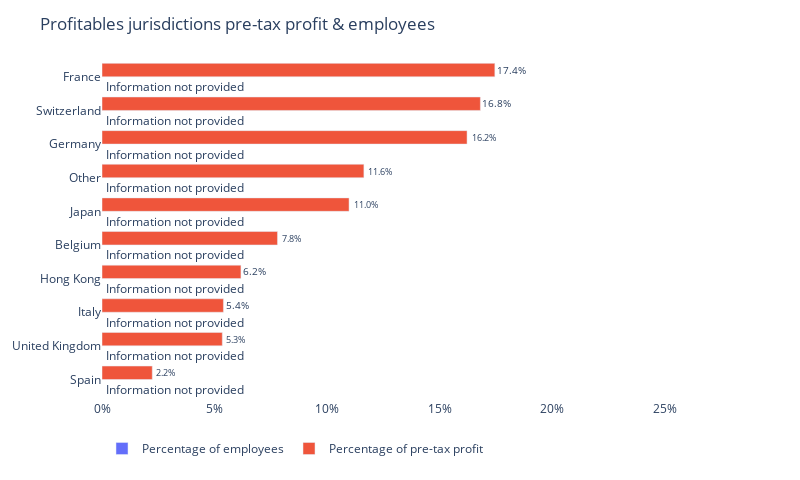

Here is the notebook cell this chart was saved with:
### Code cell
display_pretax_profit_and_employees_rank(df=df, company=company, year=year)

### Figure 1 — Plotly figure (JSON) as saved in the notebook; plotly's stock layout.template omitted (floating-point values rounded to 4 significant figures)
{"data": [{"alignmentgroup": "True", "hovertemplate": "variable=Percentage of employees<br>value=%{x}<br>jur_name=%{y}<extra></extra>", "legendgroup": "Percentage of employees", "marker": {"color": "#636efa", "pattern": {"shape": ""}}, "name": "Percentage of employees", "offsetgroup": "Percentage of employees", "orientation": "h", "showlegend": true, "textposition": ["none", "none", "none", "none", "none", "none", "none", "none", "none", "none"], "texttemplate": "%{x:.1%}", "type": "bar", "x": [null, null, null, null, null, null, null, null, null, null], "xaxis": "x", "y": ["Spain", "United Kingdom", "Italy", "Hong Kong", "Belgium", "Japan", "Other", "Germany", "Switzerland", "France"], "yaxis": "y"}, {"alignmentgroup": "True", "hovertemplate": "variable=Percentage of pre-tax profit<br>value=%{x}<br>jur_name=%{y}<extra></extra>", "legendgroup": "Percentage of pre-tax profit", "marker": {"color": "#EF553B", "pattern": {"shape": ""}}, "name": "Percentage of pre-tax profit", "offsetgroup": "Percentage of pre-tax profit", "orientation": "h", "showlegend": true, "textposition": ["outside", "outside", "outside", "outside", "outside", "outside", "outside", "outside", "outside", "outside"], "texttemplate": "%{x:.1%}", "type": "bar", "x": [0.02232, 0.05342, 0.05393, 0.06171, 0.07794, 0.1097, 0.1163, 0.1621, 0.168, 0.1745], "xaxis": "x", "y": ["Spain", "United Kingdom", "Italy", "Hong Kong", "Belgium", "Japan", "Other", "Germany", "Switzerland", "France"], "yaxis": "y"}], "layout": {"annotations": [{"font": {"size": 12}, "showarrow": false, "text": "Information not provided", "x": 0.001, "xanchor": "left", "y": 0, "yshift": -10}, {"font": {"size": 12}, "showarrow": false, "text": "Information not provided", "x": 0.001, "xanchor": "left", "y": 1, "yshift": -10}, {"font": {"size": 12}, "showarrow": false, "text": "Information not provided", "x": 0.001, "xanchor": "left", "y": 2, "yshift": -10}, {"font": {"size": 12}, "showarrow": false, "text": "Information not provided", "x": 0.001, "xanchor": "left", "y": 3, "yshift": -10}, {"font": {"size": 12}, "showarrow": false, "text": "Information not provided", "x": 0.001, "xanchor": "left", "y": 4, "yshift": -10}, {"font": {"size": 12}, "showarrow": false, "text": "Information not provided", "x": 0.001, "xanchor": "left", "y": 5, "yshift": -10}, {"font": {"size": 12}, "showarrow": false, "text": "Information not provided", "x": 0.001, "xanchor": "left", "y": 6, "yshift": -10}, {"font": {"size": 12}, "showarrow": false, "text": "Information not provided", "x": 0.001, "xanchor": "left", "y": 7, "yshift": -10}, {"font": {"size": 12}, "showarrow": false, "text": "Information not provided", "x": 0.001, "xanchor": "left", "y": 8, "yshift": -10}, {"font": {"size": 12}, "showarrow": false, "text": "Information not provided", "x": 0.001, "xanchor": "left", "y": 9, "yshift": -10}], "barmode": "group", "height": 480, "legend": {"orientation": "h", "title": {"text": ""}, "tracegroupgap": 0}, "margin": {"t": 60}, "plot_bgcolor": "white", "title": {"text": "Profitables jurisdictions pre-tax profit & employees"}, "width": 800, "xaxis": {"anchor": "y", "domain": [0, 1], "range": [0, 0.2745], "tickformat": ".0%", "title": {}}, "yaxis": {"anchor": "x", "domain": [0, 1], "title": {}}}}
